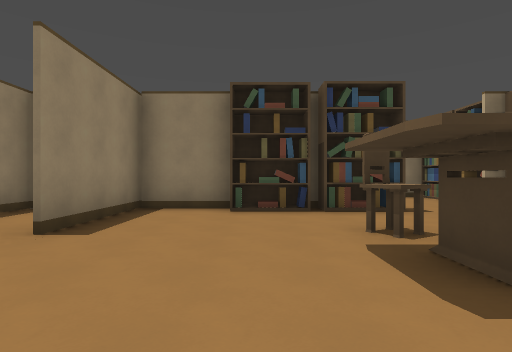
[1] (above)

19 first-person views from a walk through a 3-D level made in the Godot game engine. The camera is 1.5 m above the floor, looks level and sees 80° across. The floor is counted in squares, 2.47 m on a side. Each view is taken from the middle of a square. On the plan, view 1 faces up. The plan holds only what a view shows up to about 9 squares ahead; the rest is blank. Door leaves are left out where a doorway can be walked through.

[2]
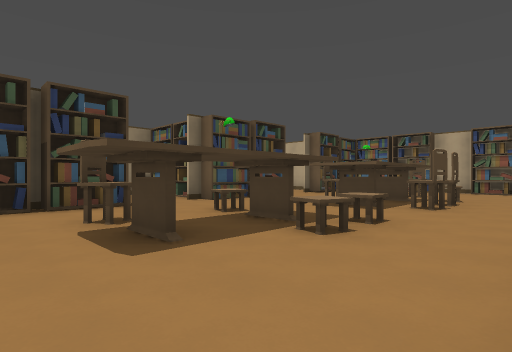

[3]
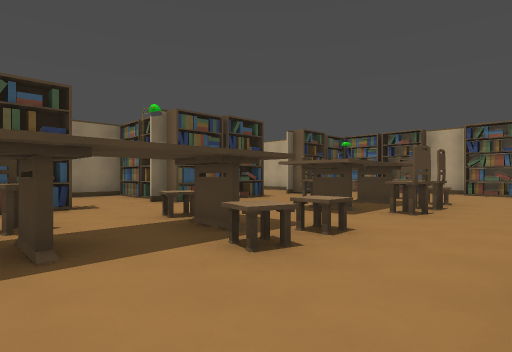

[4]
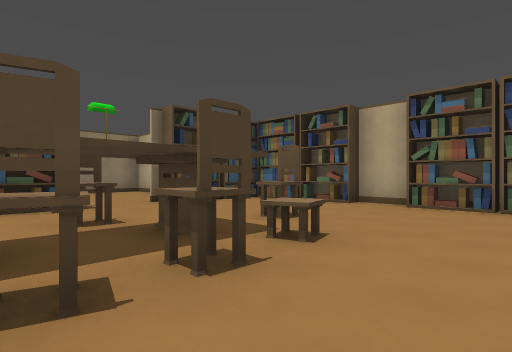

[5]
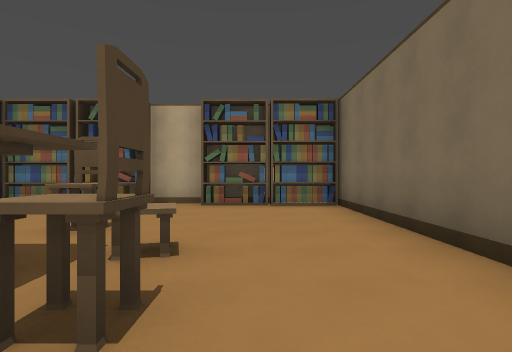

[6]
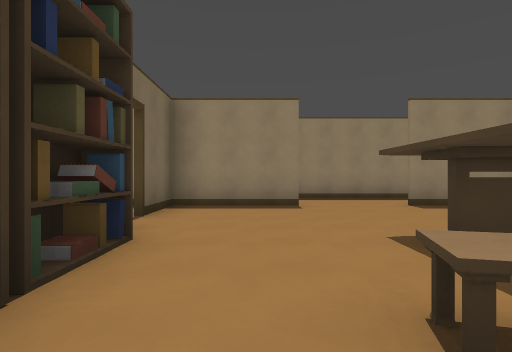

[7]
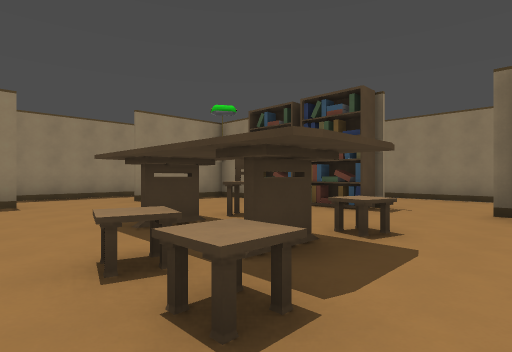

[8]
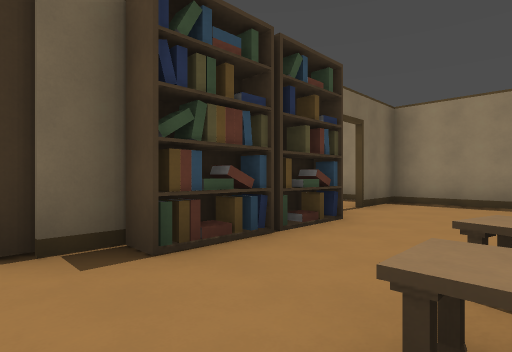

[9]
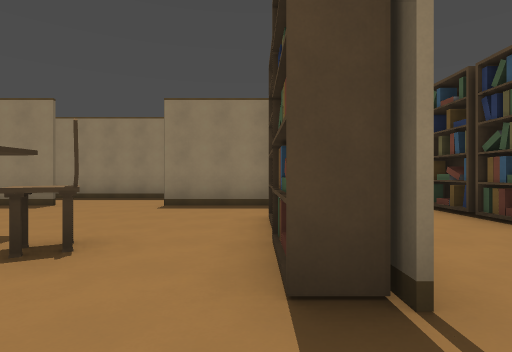

[10]
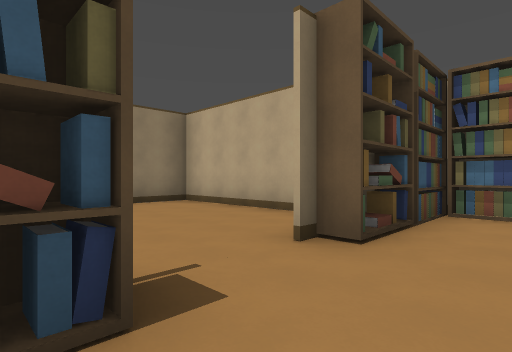

[11]
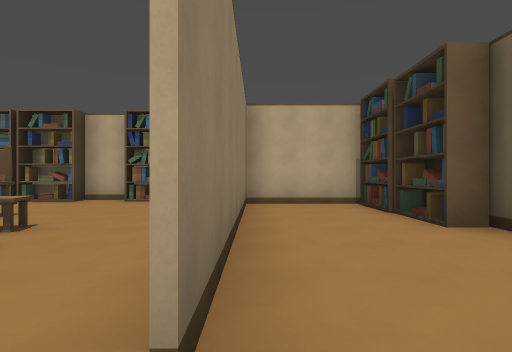

[12]
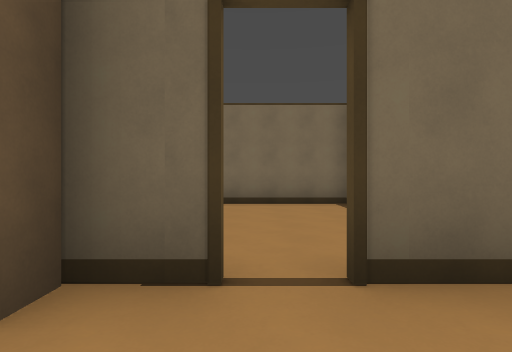

[13]
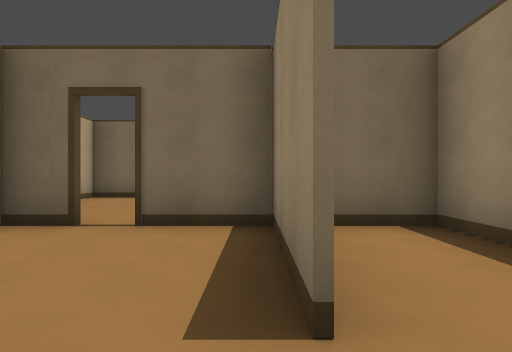

[14]
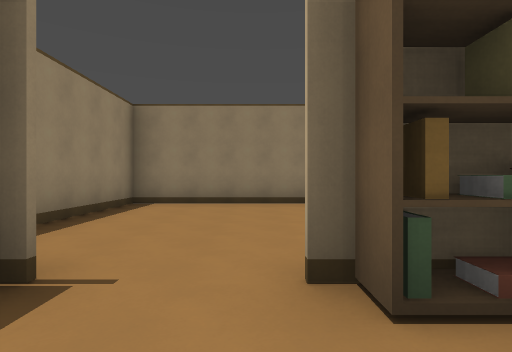

[15]
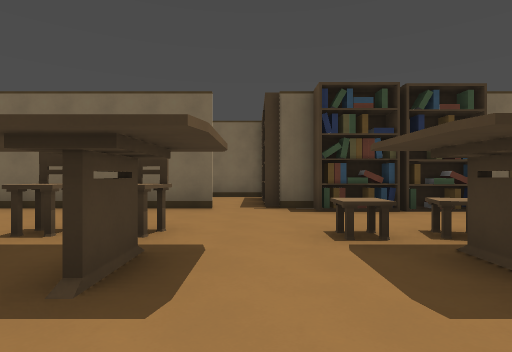

[16]
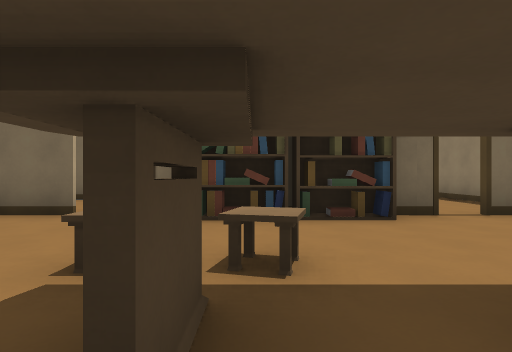

[17]
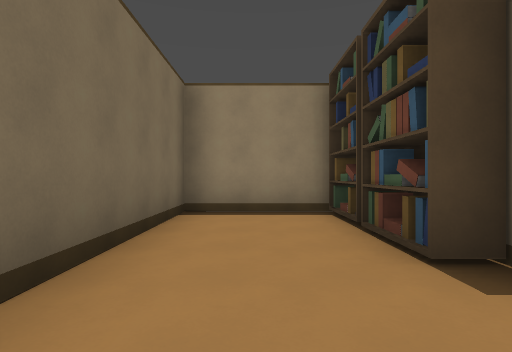

[18]
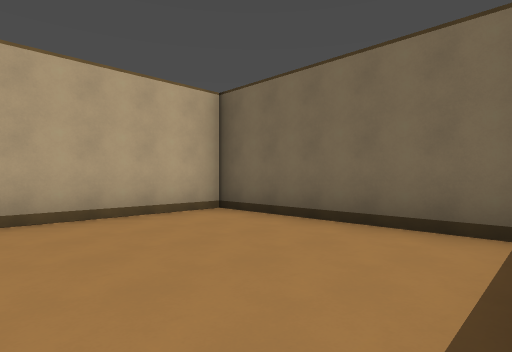

[19]
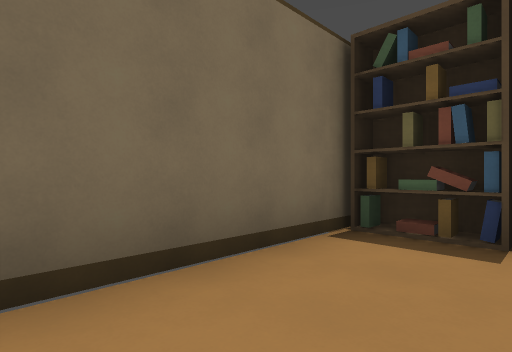

### Floor plan
Ten units are one square. View 1 is at (0, 0); x grows to the right and y downward. Boxes are objects, and circles mark ways between rooms. Rooms are numbered by the first view taken in them; rooms with no view inside come last. Other rooms are left out.
<svg viewBox="-47 -112 180 183">
<path fill="none" stroke="#000" d="M34 -25 34 -16M59 -16 59 -24M14 -16 14 -22M31 11 31 16M26 -51 26 -57 -21 -57M25 11 25 16M25 12 39 12 39 17M57 17 124 17M25 -59 25 -52 12 -52 12 -58M60 -57 42 -57M74 -52 74 -57M76 -52 64 -52M78 -57 65 -57M1 17 46 17M-22 -9 -22 20M-22 -61 -22 -31M127 -11 122 -11M120 -57 92 -57M-42 -58 -42 17 -5 17M128 2 123 2 123 -11M127 16 127 -54M72 -51 72 -56M1 -87 -4 -87 -4 -81M0 -86 0 -81M-22 -83 -22 -61M48 -87 10 -87 10 -82 -5 -82M-22 -58 16 -58M-22 20 -22 57M-20 66 26 66 26 34M100 42 114 42M109 46 109 41M112 48 112 41M46 48 85 48M117 44 117 18 57 18M112 -72 112 -107 63 -107 63 -78"/>
<rect x="-5" y="-55" width="10" height="10" fill="#bbb"><title>books</title></rect>
<rect x="5" y="-35" width="10" height="10" fill="#bbb"><title>chair</title></rect>
<rect x="15" y="5" width="10" height="10" fill="#bbb"><title>books</title></rect>
<rect x="25" y="-15" width="10" height="10" fill="#bbb"><title>stool</title></rect>
<rect x="35" y="-15" width="10" height="10" fill="#bbb"><title>stool</title></rect>
<rect x="35" y="-35" width="10" height="10" fill="#bbb"><title>stool</title></rect>
<rect x="45" y="-55" width="10" height="10" fill="#bbb"><title>bookshelf</title></rect>
<rect x="55" y="-15" width="10" height="10" fill="#bbb"><title>chair</title></rect>
<rect x="65" y="-15" width="10" height="10" fill="#bbb"><title>chair</title></rect>
<rect x="65" y="-35" width="10" height="10" fill="#bbb"><title>chair</title></rect>
<rect x="85" y="-15" width="10" height="10" fill="#bbb"><title>stool</title></rect>
<rect x="95" y="-25" width="10" height="10" fill="#bbb"><title>chair</title></rect>
<rect x="95" y="-55" width="10" height="10" fill="#bbb"><title>books</title></rect>
<rect x="115" y="5" width="10" height="10" fill="#bbb"><title>bookshelf</title></rect>
<rect x="115" y="-35" width="10" height="10" fill="#bbb"><title>books</title></rect>
<rect x="115" y="-55" width="10" height="10" fill="#bbb"><title>bookshelf</title></rect>
<rect x="-15" y="-85" width="10" height="10" fill="#bbb"><title>books</title></rect>
<rect x="45" y="-75" width="10" height="10" fill="#bbb"><title>books</title></rect>
<rect x="45" y="-85" width="10" height="10" fill="#bbb"><title>bookshelf</title></rect>
<rect x="45" y="35" width="10" height="10" fill="#bbb"><title>books</title></rect>
<rect x="45" y="25" width="10" height="10" fill="#bbb"><title>bookshelf</title></rect>
<rect x="85" y="45" width="10" height="10" fill="#bbb"><title>books</title></rect>
<circle cx="35" cy="-60" r="3" fill="#2a7"/>
<circle cx="0" cy="20" r="3" fill="#2a7"/>
<circle cx="50" cy="20" r="3" fill="#2a7"/>
<circle cx="85" cy="-60" r="3" fill="#2a7"/>
<text x="40" y="-20">1</text>
<text x="10" y="-80">2</text>
<text x="0" y="40">3</text>
<text x="80" y="40">4</text>
<text x="90" y="-90">5</text>
</svg>
Room 1 opens to room 2. Room 1 opens to room 3. Room 1 opens to room 4. Room 1 opens to room 5.

Where each view was taken, in squares from view 1:
view 1: 0 up, 0 right, facing up
view 2: 1 down, 0 right, facing up-right
view 3: 1 down, 1 right, facing up-right
view 4: 1 down, 6 right, facing up-right
view 5: 0 up, 6 right, facing right
view 6: 0 up, 4 right, facing left
view 7: 0 up, 5 right, facing up-left
view 8: 1 up, 5 right, facing down-left
view 9: 5 up, 4 right, facing left
view 10: 4 up, 7 right, facing up-right
view 11: 2 down, 5 right, facing right
view 12: 0 up, 0 right, facing down
view 13: 2 up, 2 left, facing down
view 14: 4 up, 9 right, facing up
view 15: 4 up, 5 right, facing down
view 16: 3 up, 3 right, facing down
view 17: 7 up, 3 right, facing left
view 18: 3 down, 2 left, facing down-right
view 19: 3 down, 8 right, facing down-left
